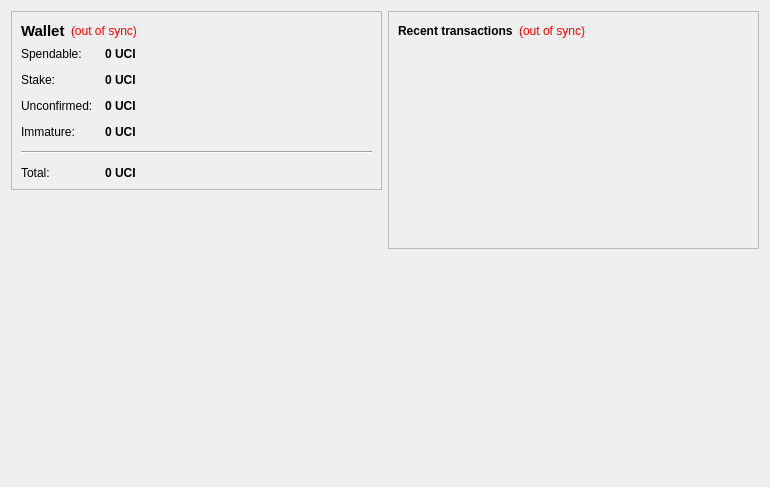
<?xml version="1.0" encoding="UTF-8"?>
<ui version="4.0">
 <class>OverviewPage</class>
 <widget class="QWidget" name="OverviewPage">
  <property name="geometry">
   <rect>
    <x>0</x>
    <y>0</y>
    <width>770</width>
    <height>487</height>
   </rect>
  </property>
  <property name="windowTitle">
   <string>Form</string>
  </property>
  <layout class="QHBoxLayout" name="horizontalLayout" stretch="1,1">
   <item>
    <layout class="QVBoxLayout" name="verticalLayout_2">
     <item>
      <widget class="QFrame" name="frame">
       <property name="frameShape">
        <enum>QFrame::StyledPanel</enum>
       </property>
       <property name="frameShadow">
        <enum>QFrame::Raised</enum>
       </property>
       <layout class="QVBoxLayout" name="verticalLayout_4">
        <item>
         <layout class="QHBoxLayout" name="horizontalLayout_4">
          <item>
           <widget class="QLabel" name="label_5">
            <property name="font">
             <font>
              <pointsize>11</pointsize>
              <weight>75</weight>
              <bold>true</bold>
             </font>
            </property>
            <property name="text">
             <string>Wallet</string>
            </property>
           </widget>
          </item>
          <item>
           <widget class="QLabel" name="labelWalletStatus">
            <property name="toolTip">
             <string>The displayed information may be out of date. Your wallet automatically synchronizes with the UCI network after a connection is established, but this process has not completed yet.</string>
            </property>
            <property name="styleSheet">
             <string notr="true">QLabel { color: red; }</string>
            </property>
            <property name="text">
             <string notr="true">(out of sync)</string>
            </property>
            <property name="alignment">
             <set>Qt::AlignLeading|Qt::AlignLeft|Qt::AlignVCenter</set>
            </property>
           </widget>
          </item>
          <item>
           <spacer name="horizontalSpacer_2">
            <property name="orientation">
             <enum>Qt::Horizontal</enum>
            </property>
            <property name="sizeHint" stdset="0">
             <size>
              <width>40</width>
              <height>20</height>
             </size>
            </property>
           </spacer>
          </item>
         </layout>
        </item>
        <item>
         <layout class="QFormLayout" name="formLayout_2">
          <property name="fieldGrowthPolicy">
           <enum>QFormLayout::AllNonFixedFieldsGrow</enum>
          </property>
          <property name="horizontalSpacing">
           <number>12</number>
          </property>
          <property name="verticalSpacing">
           <number>12</number>
          </property>
          <item row="0" column="0">
           <widget class="QLabel" name="label">
            <property name="text">
             <string>Spendable:</string>
            </property>
           </widget>
          </item>
          <item row="0" column="1">
           <widget class="QLabel" name="labelBalance">
            <property name="font">
             <font>
              <weight>75</weight>
              <bold>true</bold>
             </font>
            </property>
            <property name="cursor">
             <cursorShape>IBeamCursor</cursorShape>
            </property>
            <property name="toolTip">
             <string>Your current spendable balance</string>
            </property>
            <property name="text">
             <string notr="true">0 UCI</string>
            </property>
            <property name="textInteractionFlags">
             <set>Qt::LinksAccessibleByMouse|Qt::TextSelectableByKeyboard|Qt::TextSelectableByMouse</set>
            </property>
           </widget>
          </item>
          <item row="1" column="0">
           <widget class="QLabel" name="label_6">
            <property name="text">
             <string>Stake:</string>
            </property>
           </widget>
          </item>
          <item row="1" column="1">
           <widget class="QLabel" name="labelStake">
            <property name="font">
             <font>
              <weight>75</weight>
              <bold>true</bold>
             </font>
            </property>
            <property name="cursor">
             <cursorShape>IBeamCursor</cursorShape>
            </property>
            <property name="toolTip">
             <string>Total of coins that was staked, and do not yet count toward the current balance</string>
            </property>
            <property name="text">
             <string notr="true">0 UCI</string>
            </property>
            <property name="textInteractionFlags">
             <set>Qt::LinksAccessibleByMouse|Qt::TextSelectableByKeyboard|Qt::TextSelectableByMouse</set>
            </property>
           </widget>
          </item>
          <item row="2" column="0">
           <widget class="QLabel" name="label_3">
            <property name="text">
             <string>Unconfirmed:</string>
            </property>
           </widget>
          </item>
          <item row="2" column="1">
           <widget class="QLabel" name="labelUnconfirmed">
            <property name="font">
             <font>
              <weight>75</weight>
              <bold>true</bold>
             </font>
            </property>
            <property name="cursor">
             <cursorShape>IBeamCursor</cursorShape>
            </property>
            <property name="toolTip">
             <string>Total of transactions that have yet to be confirmed, and do not yet count toward the current balance</string>
            </property>
            <property name="text">
             <string notr="true">0 UCI</string>
            </property>
            <property name="textInteractionFlags">
             <set>Qt::LinksAccessibleByMouse|Qt::TextSelectableByKeyboard|Qt::TextSelectableByMouse</set>
            </property>
           </widget>
          </item>
          <item row="3" column="0">
           <widget class="QLabel" name="labelImmatureText">
            <property name="text">
             <string>Immature:</string>
            </property>
           </widget>
          </item>
          <item row="3" column="1">
           <widget class="QLabel" name="labelImmature">
            <property name="font">
             <font>
              <weight>75</weight>
              <bold>true</bold>
             </font>
            </property>
            <property name="toolTip">
             <string>Mined balance that has not yet matured</string>
            </property>
            <property name="text">
             <string notr="true">0 UCI</string>
            </property>
            <property name="textInteractionFlags">
             <set>Qt::LinksAccessibleByMouse|Qt::TextSelectableByKeyboard|Qt::TextSelectableByMouse</set>
            </property>
           </widget>
          </item>
          <item row="4" column="0" colspan="2">
           <widget class="Line" name="line">
            <property name="orientation">
             <enum>Qt::Horizontal</enum>
            </property>
           </widget>
          </item>
          <item row="5" column="0">
           <widget class="QLabel" name="labelTotalText">
            <property name="text">
             <string>Total:</string>
            </property>
           </widget>
          </item>
          <item row="5" column="1">
           <widget class="QLabel" name="labelTotal">
            <property name="font">
             <font>
              <weight>75</weight>
              <bold>true</bold>
             </font>
            </property>
            <property name="cursor">
             <cursorShape>IBeamCursor</cursorShape>
            </property>
            <property name="toolTip">
             <string>Your current total balance</string>
            </property>
            <property name="text">
             <string notr="true">0 UCI</string>
            </property>
            <property name="textInteractionFlags">
             <set>Qt::LinksAccessibleByMouse|Qt::TextSelectableByKeyboard|Qt::TextSelectableByMouse</set>
            </property>
           </widget>
          </item>
         </layout>
        </item>
       </layout>
      </widget>
     </item>
     <item>
      <spacer name="verticalSpacer">
       <property name="orientation">
        <enum>Qt::Vertical</enum>
       </property>
       <property name="sizeHint" stdset="0">
        <size>
         <width>20</width>
         <height>40</height>
        </size>
       </property>
      </spacer>
     </item>
     <item>
      <widget class="QLabel" name="label_2">
       <property name="autoFillBackground">
        <bool>true</bool>
       </property>
       <property name="text">
        <string/>
       </property>
       <property name="pixmap">
        <pixmap resource="../bitcoin.qrc">:/icons/iconbg</pixmap>
       </property>
       <property name="scaledContents">
        <bool>false</bool>
       </property>
       <property name="margin">
        <number>0</number>
       </property>
      </widget>
     </item>
    </layout>
   </item>
   <item>
    <layout class="QVBoxLayout" name="verticalLayout_3">
     <item>
      <widget class="QFrame" name="frame_2">
       <property name="frameShape">
        <enum>QFrame::StyledPanel</enum>
       </property>
       <property name="frameShadow">
        <enum>QFrame::Raised</enum>
       </property>
       <layout class="QVBoxLayout" name="verticalLayout">
        <item>
         <layout class="QHBoxLayout" name="horizontalLayout_2">
          <item>
           <widget class="QLabel" name="label_4">
            <property name="text">
             <string>&lt;b&gt;Recent transactions&lt;/b&gt;</string>
            </property>
           </widget>
          </item>
          <item>
           <widget class="QLabel" name="labelTransactionsStatus">
            <property name="toolTip">
             <string>The displayed information may be out of date. Your wallet automatically synchronizes with the UCI network after a connection is established, but this process has not completed yet.</string>
            </property>
            <property name="styleSheet">
             <string notr="true">QLabel { color: red; }</string>
            </property>
            <property name="text">
             <string notr="true">(out of sync)</string>
            </property>
            <property name="alignment">
             <set>Qt::AlignRight|Qt::AlignTrailing|Qt::AlignVCenter</set>
            </property>
           </widget>
          </item>
          <item>
           <spacer name="horizontalSpacer">
            <property name="orientation">
             <enum>Qt::Horizontal</enum>
            </property>
            <property name="sizeHint" stdset="0">
             <size>
              <width>40</width>
              <height>20</height>
             </size>
            </property>
           </spacer>
          </item>
         </layout>
        </item>
        <item>
         <widget class="QListView" name="listTransactions">
          <property name="styleSheet">
           <string notr="true">QListView { background: transparent; }</string>
          </property>
          <property name="frameShape">
           <enum>QFrame::NoFrame</enum>
          </property>
          <property name="verticalScrollBarPolicy">
           <enum>Qt::ScrollBarAlwaysOff</enum>
          </property>
          <property name="horizontalScrollBarPolicy">
           <enum>Qt::ScrollBarAlwaysOff</enum>
          </property>
          <property name="selectionMode">
           <enum>QAbstractItemView::NoSelection</enum>
          </property>
         </widget>
        </item>
       </layout>
      </widget>
     </item>
     <item>
      <spacer name="verticalSpacer_2">
       <property name="orientation">
        <enum>Qt::Vertical</enum>
       </property>
       <property name="sizeHint" stdset="0">
        <size>
         <width>20</width>
         <height>40</height>
        </size>
       </property>
      </spacer>
     </item>
    </layout>
   </item>
  </layout>
 </widget>
 <resources/>
 <connections/>
</ui>
